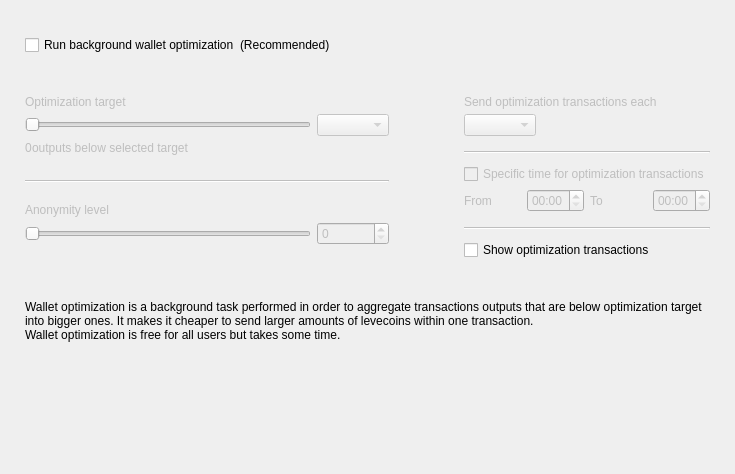
<?xml version="1.0" encoding="UTF-8"?>
<ui version="4.0">
 <class>OptimizationOptionsFrame</class>
 <widget class="QFrame" name="OptimizationOptionsFrame">
  <property name="geometry">
   <rect>
    <x>0</x>
    <y>0</y>
    <width>735</width>
    <height>474</height>
   </rect>
  </property>
  <property name="windowTitle">
   <string>Frame</string>
  </property>
  <property name="frameShape">
   <enum>QFrame::NoFrame</enum>
  </property>
  <property name="frameShadow">
   <enum>QFrame::Raised</enum>
  </property>
  <layout class="QVBoxLayout" name="verticalLayout">
   <property name="spacing">
    <number>0</number>
   </property>
   <property name="leftMargin">
    <number>25</number>
   </property>
   <property name="topMargin">
    <number>35</number>
   </property>
   <property name="rightMargin">
    <number>25</number>
   </property>
   <property name="bottomMargin">
    <number>0</number>
   </property>
   <item>
    <layout class="QHBoxLayout" name="horizontalLayout_2">
     <item>
      <widget class="QCheckBox" name="m_enableOptimizationCheck">
       <property name="text">
        <string>Run background wallet optimization</string>
       </property>
      </widget>
     </item>
     <item>
      <widget class="WalletGui::WalletNormalGrayTextLabel" name="label_8">
       <property name="text">
        <string>(Recommended)</string>
       </property>
      </widget>
     </item>
     <item>
      <spacer name="horizontalSpacer">
       <property name="orientation">
        <enum>Qt::Horizontal</enum>
       </property>
       <property name="sizeHint" stdset="0">
        <size>
         <width>40</width>
         <height>20</height>
        </size>
       </property>
      </spacer>
     </item>
    </layout>
   </item>
   <item>
    <spacer name="verticalSpacer_2">
     <property name="orientation">
      <enum>Qt::Vertical</enum>
     </property>
     <property name="sizeType">
      <enum>QSizePolicy::Fixed</enum>
     </property>
     <property name="sizeHint" stdset="0">
      <size>
       <width>20</width>
       <height>40</height>
      </size>
     </property>
    </spacer>
   </item>
   <item>
    <widget class="QWidget" name="m_optimizationOptionsWidget" native="true">
     <property name="enabled">
      <bool>true</bool>
     </property>
     <layout class="QHBoxLayout" name="horizontalLayout">
      <property name="spacing">
       <number>75</number>
      </property>
      <property name="leftMargin">
       <number>0</number>
      </property>
      <property name="topMargin">
       <number>0</number>
      </property>
      <property name="rightMargin">
       <number>0</number>
      </property>
      <property name="bottomMargin">
       <number>0</number>
      </property>
      <item alignment="Qt::AlignTop">
       <widget class="QWidget" name="widget1" native="true">
        <property name="enabled">
         <bool>false</bool>
        </property>
        <layout class="QGridLayout" name="gridLayout" columnstretch="50,0,0,0">
         <property name="leftMargin">
          <number>0</number>
         </property>
         <property name="topMargin">
          <number>0</number>
         </property>
         <property name="rightMargin">
          <number>0</number>
         </property>
         <property name="bottomMargin">
          <number>0</number>
         </property>
         <property name="verticalSpacing">
          <number>5</number>
         </property>
         <item row="0" column="0" colspan="4">
          <widget class="WalletGui::WalletNormalBlackTextLabel" name="label_5">
           <property name="text">
            <string>Optimization target</string>
           </property>
           <property name="indent">
            <number>0</number>
           </property>
          </widget>
         </item>
         <item row="4" column="0" colspan="4">
          <spacer name="verticalSpacer_3">
           <property name="orientation">
            <enum>Qt::Vertical</enum>
           </property>
           <property name="sizeType">
            <enum>QSizePolicy::Fixed</enum>
           </property>
           <property name="sizeHint" stdset="0">
            <size>
             <width>20</width>
             <height>20</height>
            </size>
           </property>
          </spacer>
         </item>
         <item row="1" column="0" colspan="3">
          <widget class="QSlider" name="m_thresholdSlider">
           <property name="maximum">
            <number>6</number>
           </property>
           <property name="pageStep">
            <number>1</number>
           </property>
           <property name="orientation">
            <enum>Qt::Horizontal</enum>
           </property>
          </widget>
         </item>
         <item row="1" column="3">
          <widget class="QComboBox" name="m_thresholdCombo"/>
         </item>
         <item row="5" column="0" colspan="4">
          <widget class="Line" name="line">
           <property name="orientation">
            <enum>Qt::Horizontal</enum>
           </property>
          </widget>
         </item>
         <item row="6" column="0" colspan="4">
          <spacer name="verticalSpacer_4">
           <property name="orientation">
            <enum>Qt::Vertical</enum>
           </property>
           <property name="sizeType">
            <enum>QSizePolicy::Fixed</enum>
           </property>
           <property name="sizeHint" stdset="0">
            <size>
             <width>20</width>
             <height>15</height>
            </size>
           </property>
          </spacer>
         </item>
         <item row="8" column="3">
          <widget class="QSpinBox" name="m_mixinSpin">
           <property name="buttonSymbols">
            <enum>QAbstractSpinBox::UpDownArrows</enum>
           </property>
          </widget>
         </item>
         <item row="7" column="0" colspan="4">
          <widget class="WalletGui::WalletNormalBlackTextLabel" name="label_7">
           <property name="text">
            <string>Anonymity level</string>
           </property>
           <property name="indent">
            <number>0</number>
           </property>
          </widget>
         </item>
         <item row="8" column="0" colspan="3">
          <widget class="QSlider" name="m_mixinSlider">
           <property name="pageStep">
            <number>1</number>
           </property>
           <property name="orientation">
            <enum>Qt::Horizontal</enum>
           </property>
          </widget>
         </item>
         <item row="2" column="0" colspan="4">
          <spacer name="verticalSpacer_12">
           <property name="orientation">
            <enum>Qt::Vertical</enum>
           </property>
           <property name="sizeType">
            <enum>QSizePolicy::Fixed</enum>
           </property>
           <property name="sizeHint" stdset="0">
            <size>
             <width>20</width>
             <height>0</height>
            </size>
           </property>
          </spacer>
         </item>
         <item row="3" column="0" colspan="4">
          <layout class="QHBoxLayout" name="horizontalLayout_3" stretch="0,1">
           <item>
            <widget class="QLabel" name="m_nonOptimizedOutputsLabel">
             <property name="text">
              <string>0</string>
             </property>
            </widget>
           </item>
           <item>
            <widget class="WalletGui::WalletNormalBlackTextLabel" name="m_nonOptimizedOutputsTextLabel">
             <property name="text">
              <string>outputs below selected target</string>
             </property>
            </widget>
           </item>
          </layout>
         </item>
        </layout>
       </widget>
      </item>
      <item>
       <layout class="QVBoxLayout" name="verticalLayout_3">
        <property name="spacing">
         <number>10</number>
        </property>
        <property name="rightMargin">
         <number>0</number>
        </property>
        <property name="bottomMargin">
         <number>0</number>
        </property>
        <item>
         <widget class="QWidget" name="widget2" native="true">
          <property name="enabled">
           <bool>false</bool>
          </property>
          <layout class="QGridLayout" name="gridLayout_2" columnstretch="0,0,0,0">
           <property name="leftMargin">
            <number>0</number>
           </property>
           <property name="topMargin">
            <number>0</number>
           </property>
           <property name="rightMargin">
            <number>0</number>
           </property>
           <property name="bottomMargin">
            <number>0</number>
           </property>
           <property name="verticalSpacing">
            <number>5</number>
           </property>
           <item row="2" column="0" colspan="2" alignment="Qt::AlignLeft">
            <widget class="QComboBox" name="m_periodCombo"/>
           </item>
           <item row="8" column="0">
            <widget class="WalletGui::WalletNormalBlackTextLabel" name="label_2">
             <property name="text">
              <string>From</string>
             </property>
            </widget>
           </item>
           <item row="8" column="1">
            <widget class="QTimeEdit" name="m_startTimeEdit">
             <property name="enabled">
              <bool>false</bool>
             </property>
             <property name="displayFormat">
              <string>HH:mm</string>
             </property>
            </widget>
           </item>
           <item row="8" column="2">
            <widget class="WalletGui::WalletNormalBlackTextLabel" name="label_3">
             <property name="text">
              <string>To</string>
             </property>
            </widget>
           </item>
           <item row="8" column="3">
            <widget class="QTimeEdit" name="m_stopTimeEdit">
             <property name="enabled">
              <bool>false</bool>
             </property>
             <property name="displayFormat">
              <string>HH:mm</string>
             </property>
            </widget>
           </item>
           <item row="6" column="0" colspan="4">
            <widget class="QCheckBox" name="m_optimizationTimeCheck">
             <property name="text">
              <string>Specific time for optimization transactions</string>
             </property>
            </widget>
           </item>
           <item row="4" column="0" colspan="4">
            <widget class="Line" name="line_2">
             <property name="orientation">
              <enum>Qt::Horizontal</enum>
             </property>
            </widget>
           </item>
           <item row="0" column="0" colspan="4">
            <widget class="WalletGui::WalletNormalBlackTextLabel" name="label_4">
             <property name="text">
              <string>Send optimization transactions each</string>
             </property>
             <property name="indent">
              <number>0</number>
             </property>
            </widget>
           </item>
           <item row="7" column="0" colspan="4">
            <spacer name="verticalSpacer_8">
             <property name="orientation">
              <enum>Qt::Vertical</enum>
             </property>
             <property name="sizeType">
              <enum>QSizePolicy::Fixed</enum>
             </property>
             <property name="sizeHint" stdset="0">
              <size>
               <width>20</width>
               <height>0</height>
              </size>
             </property>
            </spacer>
           </item>
           <item row="3" column="0" colspan="4">
            <spacer name="verticalSpacer_6">
             <property name="orientation">
              <enum>Qt::Vertical</enum>
             </property>
             <property name="sizeType">
              <enum>QSizePolicy::Fixed</enum>
             </property>
             <property name="sizeHint" stdset="0">
              <size>
               <width>20</width>
               <height>10</height>
              </size>
             </property>
            </spacer>
           </item>
           <item row="10" column="0" colspan="4">
            <widget class="Line" name="line_3">
             <property name="orientation">
              <enum>Qt::Horizontal</enum>
             </property>
            </widget>
           </item>
           <item row="1" column="0" colspan="4">
            <spacer name="verticalSpacer_5">
             <property name="orientation">
              <enum>Qt::Vertical</enum>
             </property>
             <property name="sizeType">
              <enum>QSizePolicy::Fixed</enum>
             </property>
             <property name="sizeHint" stdset="0">
              <size>
               <width>20</width>
               <height>0</height>
              </size>
             </property>
            </spacer>
           </item>
           <item row="5" column="0" colspan="4">
            <spacer name="verticalSpacer_7">
             <property name="orientation">
              <enum>Qt::Vertical</enum>
             </property>
             <property name="sizeType">
              <enum>QSizePolicy::Fixed</enum>
             </property>
             <property name="sizeHint" stdset="0">
              <size>
               <width>20</width>
               <height>5</height>
              </size>
             </property>
            </spacer>
           </item>
           <item row="9" column="0" colspan="4">
            <spacer name="verticalSpacer_10">
             <property name="orientation">
              <enum>Qt::Vertical</enum>
             </property>
             <property name="sizeType">
              <enum>QSizePolicy::Fixed</enum>
             </property>
             <property name="sizeHint" stdset="0">
              <size>
               <width>20</width>
               <height>10</height>
              </size>
             </property>
            </spacer>
           </item>
          </layout>
         </widget>
        </item>
        <item>
         <widget class="QCheckBox" name="m_showFusionTransactionsCheck">
          <property name="enabled">
           <bool>true</bool>
          </property>
          <property name="text">
           <string>Show optimization transactions</string>
          </property>
         </widget>
        </item>
       </layout>
      </item>
     </layout>
    </widget>
   </item>
   <item>
    <spacer name="verticalSpacer_11">
     <property name="orientation">
      <enum>Qt::Vertical</enum>
     </property>
     <property name="sizeType">
      <enum>QSizePolicy::Fixed</enum>
     </property>
     <property name="sizeHint" stdset="0">
      <size>
       <width>20</width>
       <height>40</height>
      </size>
     </property>
    </spacer>
   </item>
   <item>
    <widget class="WalletGui::WalletExtraNormalGrayTextLabel" name="m_helpLabel">
     <property name="text">
      <string>Wallet optimization is a background task performed in order to aggregate transactions outputs that are below optimization target into bigger ones. It makes it cheaper to send larger amounts of levecoins within one transaction.
Wallet optimization is free for all users but takes some time.</string>
     </property>
     <property name="wordWrap">
      <bool>true</bool>
     </property>
    </widget>
   </item>
   <item>
    <spacer name="verticalSpacer">
     <property name="orientation">
      <enum>Qt::Vertical</enum>
     </property>
     <property name="sizeHint" stdset="0">
      <size>
       <width>20</width>
       <height>40</height>
      </size>
     </property>
    </spacer>
   </item>
  </layout>
 </widget>
 <customwidgets>
  <customwidget>
   <class>WalletGui::WalletNormalGrayTextLabel</class>
   <extends>QLabel</extends>
   <header>Gui/Common/WalletTextLabel.h</header>
  </customwidget>
  <customwidget>
   <class>WalletGui::WalletNormalBlackTextLabel</class>
   <extends>QLabel</extends>
   <header>Gui/Common/WalletTextLabel.h</header>
  </customwidget>
  <customwidget>
   <class>WalletGui::WalletExtraNormalGrayTextLabel</class>
   <extends>QLabel</extends>
   <header>Gui/Common/WalletTextLabel.h</header>
  </customwidget>
 </customwidgets>
 <resources/>
 <connections>
  <connection>
   <sender>m_enableOptimizationCheck</sender>
   <signal>toggled(bool)</signal>
   <receiver>widget1</receiver>
   <slot>setEnabled(bool)</slot>
   <hints>
    <hint type="sourcelabel">
     <x>147</x>
     <y>47</y>
    </hint>
    <hint type="destinationlabel">
     <x>176</x>
     <y>204</y>
    </hint>
   </hints>
  </connection>
  <connection>
   <sender>m_thresholdSlider</sender>
   <signal>valueChanged(int)</signal>
   <receiver>OptimizationOptionsFrame</receiver>
   <slot>thresholdChanged(int)</slot>
   <hints>
    <hint type="sourcelabel">
     <x>116</x>
     <y>139</y>
    </hint>
    <hint type="destinationlabel">
     <x>355</x>
     <y>194</y>
    </hint>
   </hints>
  </connection>
  <connection>
   <sender>m_mixinSlider</sender>
   <signal>valueChanged(int)</signal>
   <receiver>OptimizationOptionsFrame</receiver>
   <slot>mixinChanged(int)</slot>
   <hints>
    <hint type="sourcelabel">
     <x>116</x>
     <y>240</y>
    </hint>
    <hint type="destinationlabel">
     <x>367</x>
     <y>236</y>
    </hint>
   </hints>
  </connection>
  <connection>
   <sender>m_optimizationTimeCheck</sender>
   <signal>toggled(bool)</signal>
   <receiver>m_startTimeEdit</receiver>
   <slot>setEnabled(bool)</slot>
   <hints>
    <hint type="sourcelabel">
     <x>543</x>
     <y>179</y>
    </hint>
    <hint type="destinationlabel">
     <x>501</x>
     <y>207</y>
    </hint>
   </hints>
  </connection>
  <connection>
   <sender>m_optimizationTimeCheck</sender>
   <signal>toggled(bool)</signal>
   <receiver>m_stopTimeEdit</receiver>
   <slot>setEnabled(bool)</slot>
   <hints>
    <hint type="sourcelabel">
     <x>543</x>
     <y>179</y>
    </hint>
    <hint type="destinationlabel">
     <x>643</x>
     <y>207</y>
    </hint>
   </hints>
  </connection>
  <connection>
   <sender>m_mixinSpin</sender>
   <signal>valueChanged(int)</signal>
   <receiver>OptimizationOptionsFrame</receiver>
   <slot>mixinChanged(int)</slot>
   <hints>
    <hint type="sourcelabel">
     <x>273</x>
     <y>271</y>
    </hint>
    <hint type="destinationlabel">
     <x>367</x>
     <y>236</y>
    </hint>
   </hints>
  </connection>
  <connection>
   <sender>m_thresholdCombo</sender>
   <signal>currentIndexChanged(int)</signal>
   <receiver>OptimizationOptionsFrame</receiver>
   <slot>thresholdChanged(int)</slot>
   <hints>
    <hint type="sourcelabel">
     <x>270</x>
     <y>139</y>
    </hint>
    <hint type="destinationlabel">
     <x>367</x>
     <y>236</y>
    </hint>
   </hints>
  </connection>
  <connection>
   <sender>m_enableOptimizationCheck</sender>
   <signal>toggled(bool)</signal>
   <receiver>widget2</receiver>
   <slot>setEnabled(bool)</slot>
   <hints>
    <hint type="sourcelabel">
     <x>158</x>
     <y>48</y>
    </hint>
    <hint type="destinationlabel">
     <x>556</x>
     <y>197</y>
    </hint>
   </hints>
  </connection>
 </connections>
 <slots>
  <slot>thresholdChanged(int)</slot>
  <slot>mixinChanged(int)</slot>
 </slots>
</ui>
